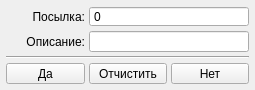
<?xml version="1.0" encoding="UTF-8"?>
<ui version="4.0">
 <class>PointEdit</class>
 <widget class="QWidget" name="PointEdit">
  <property name="geometry">
   <rect>
    <x>0</x>
    <y>0</y>
    <width>255</width>
    <height>90</height>
   </rect>
  </property>
  <property name="sizePolicy">
   <sizepolicy hsizetype="Fixed" vsizetype="Fixed">
    <horstretch>0</horstretch>
    <verstretch>0</verstretch>
   </sizepolicy>
  </property>
  <property name="minimumSize">
   <size>
    <width>255</width>
    <height>90</height>
   </size>
  </property>
  <property name="maximumSize">
   <size>
    <width>255</width>
    <height>90</height>
   </size>
  </property>
  <property name="windowTitle">
   <string>Редактирование точки</string>
  </property>
  <layout class="QGridLayout" name="gridLayout">
   <property name="leftMargin">
    <number>6</number>
   </property>
   <property name="topMargin">
    <number>6</number>
   </property>
   <property name="rightMargin">
    <number>6</number>
   </property>
   <property name="bottomMargin">
    <number>6</number>
   </property>
   <property name="spacing">
    <number>4</number>
   </property>
   <item row="0" column="0">
    <widget class="QLabel" name="label_Parcel">
     <property name="text">
      <string>Посылка:</string>
     </property>
     <property name="alignment">
      <set>Qt::AlignRight|Qt::AlignTrailing|Qt::AlignVCenter</set>
     </property>
    </widget>
   </item>
   <item row="1" column="0">
    <widget class="QLabel" name="label_Description">
     <property name="text">
      <string>Описание:</string>
     </property>
     <property name="alignment">
      <set>Qt::AlignRight|Qt::AlignTrailing|Qt::AlignVCenter</set>
     </property>
    </widget>
   </item>
   <item row="3" column="1">
    <widget class="QPushButton" name="pushButton_Clean">
     <property name="text">
      <string>Отчистить</string>
     </property>
    </widget>
   </item>
   <item row="3" column="0">
    <widget class="QPushButton" name="pushButton_Yes">
     <property name="text">
      <string>Да</string>
     </property>
    </widget>
   </item>
   <item row="3" column="2">
    <widget class="QPushButton" name="pushButton_No">
     <property name="text">
      <string>Нет</string>
     </property>
    </widget>
   </item>
   <item row="1" column="1" colspan="2">
    <widget class="QLineEdit" name="lineEdit_Description"/>
   </item>
   <item row="2" column="0" colspan="3">
    <widget class="Line" name="line">
     <property name="orientation">
      <enum>Qt::Horizontal</enum>
     </property>
    </widget>
   </item>
   <item row="0" column="1" colspan="2">
    <widget class="QSpinBox" name="spinBox_Parcel">
     <property name="buttonSymbols">
      <enum>QAbstractSpinBox::NoButtons</enum>
     </property>
     <property name="maximum">
      <number>65535</number>
     </property>
    </widget>
   </item>
  </layout>
 </widget>
 <tabstops>
  <tabstop>pushButton_No</tabstop>
  <tabstop>lineEdit_Description</tabstop>
  <tabstop>pushButton_Yes</tabstop>
  <tabstop>pushButton_Clean</tabstop>
 </tabstops>
 <resources/>
 <connections>
  <connection>
   <sender>pushButton_Clean</sender>
   <signal>clicked()</signal>
   <receiver>lineEdit_Description</receiver>
   <slot>clear()</slot>
   <hints>
    <hint type="sourcelabel">
     <x>127</x>
     <y>72</y>
    </hint>
    <hint type="destinationlabel">
     <x>168</x>
     <y>39</y>
    </hint>
   </hints>
  </connection>
  <connection>
   <sender>pushButton_No</sender>
   <signal>clicked()</signal>
   <receiver>PointEdit</receiver>
   <slot>hide()</slot>
   <hints>
    <hint type="sourcelabel">
     <x>209</x>
     <y>72</y>
    </hint>
    <hint type="destinationlabel">
     <x>127</x>
     <y>44</y>
    </hint>
   </hints>
  </connection>
  <connection>
   <sender>lineEdit_Description</sender>
   <signal>returnPressed()</signal>
   <receiver>pushButton_Yes</receiver>
   <slot>setFocus()</slot>
   <hints>
    <hint type="sourcelabel">
     <x>168</x>
     <y>39</y>
    </hint>
    <hint type="destinationlabel">
     <x>44</x>
     <y>72</y>
    </hint>
   </hints>
  </connection>
 </connections>
</ui>
